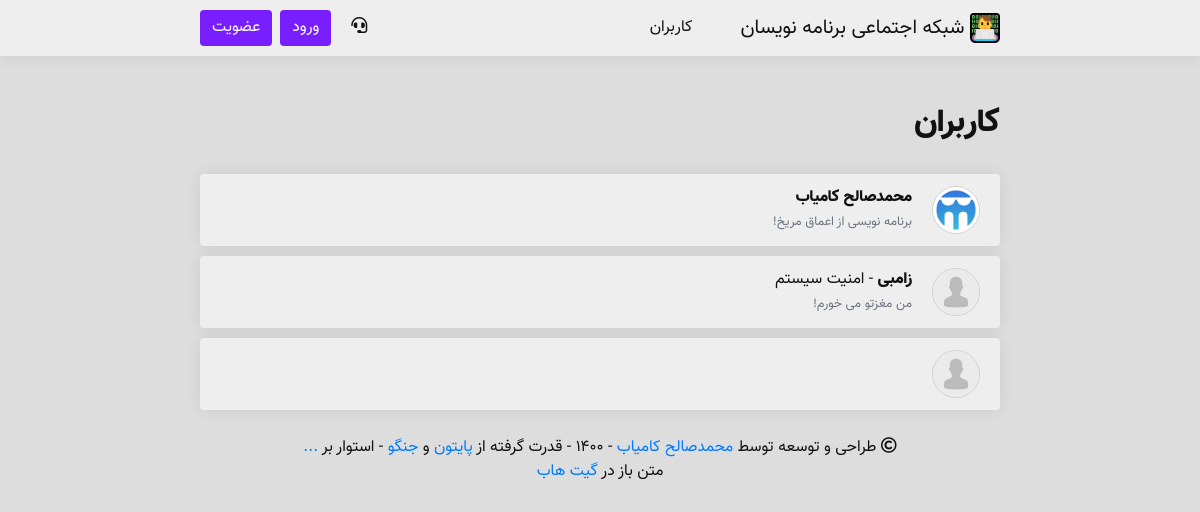
The app's page /user/all/?page=1/ with its own data.
### main/models.py (models this page shows, shortened)
class Person(models.Model):
    YEARS = []
    for year in range(1330, 1395):
        YEARS.append((str(year), str(year)),)
    YEARS = tuple(YEARS)
    user = models.OneToOneField(
        User,
        on_delete=models.CASCADE,
        null=True,
        verbose_name='کاربر'
    )
    username = models.CharField(
        max_length=50,
        verbose_name='نام کاربری'
    )
    avatar = models.ImageField(
        upload_to='avatars/',
        blank=True,
        verbose_name='آواتار'
    )
    name = models.CharField(
        max_length=50,
        verbose_name='نام'
    )
    public_email = models.CharField(
        max_length=100,
        null=True,
        blank=True,
        verbose_name='پست الکترونیک'
    )
    mobile = models.CharField(
        max_length=11,
        null=True,
        blank=True,
        verbose_name='شماره تماس'
    )
    description = models.CharField(
        max_length=200,
        null=True,
        blank=True,
        verbose_name='توضیحات'
    )
    year_of_born = models.CharField(
        max_length=4,
        choices=YEARS,
        null=True,
        blank=True,
        verbose_name='سال تولد'
    )
    gender = models.CharField(
        max_length=10,
        null=True,
        blank=True,
        verbose_name='جنسیت'
    )
    join_time = jmodels.jDateTimeField(
        default=timezone.now,
        verbose_name='زمان عضویت'
    )
    work = models.CharField(
        max_length=50,
        null=True,
        blank=True,
        verbose_name='تخصص'
    )
    skills = models.ManyToManyField(
        'Skill',
        blank=True,
        verbose_name='مهارت‌ها'
    )
    rezome = models.TextField(
        default='',
        null=True,
        blank=True,
        verbose_name='رزومه'
    )
    liked_posts = models.ManyToManyField(
        'Post',
        blank=True,
        verbose_name='لایک‌ها'
    )
    viewed_posts = models.ManyToManyField(
        'Post',
        related_name='views_post',
        blank=True,
        verbose_name='مطالب مشاهده شده'
    )
    following = models.ManyToManyField(
        'Person',
        blank=True,
        verbose_name='دنبال شوندگان'
    )
    len_following = models.CharField(
        max_length=10,
        default=0,
        verbose_name='تعداد دنبال شوندگان'
    )
    followers = models.ManyToManyField(
        'Person',
        related_name='folllowers',
        blank=True,
        verbose_name='دنبال کنندگان'
    )
    len_followers = models.CharField(
        max_length=10,
        default=0,
        verbose_name='تعداد دنبال کنندگان'
    )
    github = models.URLField(
        null=True,
        blank=True,
        verbose_name='گیت هاب'
    )
    gitlab = models.URLField(
        null=True,
        blank=True,
        verbose_name='گیت لب'
    )
    stackowerflow = models.URLField(
        null=True,
        blank=True,
        verbose_name='استک اورفلو'
    )
    linkedin = models.URLField(
        null=True,
        blank=True,
        verbose_name='لینکدین'
    )
    dev = models.URLField(
        null=True,
        blank=True,
        verbose_name='جامعه دِو'
    )
    website = models.URLField(
        null=True,
        blank=True,
        verbose_name='وبسایت'
    )
    class Meta:
        verbose_name = 'فرد'
        verbose_name_plural = 'افراد'

### persons/views.py (the view)
# urls.py: path('all/?page=<int:page>/', views.all_persons, name = 'all_persons'),
def all_persons(request, page):
    authenticated_user = get_authenticated_user(request)
    persons = Person.objects.all() # Get all persons
    paginate = Paginator(persons, 3)
    context = {
        'authenticated_user': authenticated_user,
        'new_notifications': get_new_notifications(authenticated_user),
        'persons': paginate.page(page),
        'current_url': str('/user/all/%3Fpage=1/').replace('/', '%2F'),
    }
    return render(request, 'person/list.html', context)

### main/functions.py (called while the page is built, shortened)
def get_authenticated_user(request):
    if request.user.is_authenticated:
        return Person.objects.get(username=request.user.username)
    return None

def get_new_notifications(authenticated_user):
    return 0

### media/template/person/list.html (shortened to what this page needs)
{% extends 'main.html' %}
{% load static %}
{% block body %}
<h2>کاربران</h2><br/>
<ul class="infinite-container" style="list-style-type: none; padding-right: 0;">
    {% for person in persons.object_list %}
        <li class="infinite-item">
            <div class="body  border-gray">
                <div style="display: table;">
                    <div style="display: inline-block;">
                        <a href="{% url 'person:profile_detail' person.username %}">
                            {% if person.avatar.url != None %}
                                <img class="avatar border-gray " src="{{ person.avatar.url }}" width="48px" height="48px" class=" border-gray" style="border-style: solid; border-width: 1px;">
                            {% else %}
                                <img class="avatar  border-gray" type="button" src="/cloud/avatars/default_avatar.png/" width="48px" height="48px" style="border-style: solid; border-width: 1px;">
                            {% endif %}
                        </a>
                    </div>
                    <div style="display: table-cell; vertical-align: middle; padding-right: 20px;">
                        <p style="margin-bottom: 0;">
                            <a class="person-name" href="{% url 'person:profile_detail' person.username %}">
                                {{ person.name }}
                            </a>
                            {% if person.work != None %}
                                - {{ person.work }}
                            {% endif %}
                        </p>
                        {% if person.description != None %}
                            <small class="text-muted">{{ person.description }}</small>
                        {% endif %}
                    </div>
                </div>
            </div>
        </li>
    {% endfor %}
</ul>
{% endblock %}

### media/static/css/style.css (style rules this page uses)
:root { --primary: #791FFF; --primary-hover: #5115aa; --primary-shadow: #791FFF50; --dark: #111; --body-background: #ddd; --light: #eee; --light-hover: #fff; --border-color: rgba(0, 0, 0, 0.125); }
body { font-family: Vazir FD; text-align: right; background: var(--body-background); color: var(--dark) }
h1, h2, h3, h4, h5, h6 { font-family: Vazir Black FD; }
.body { border-radius: .25rem; padding: .75rem 1.25rem; background-color: var(--light); box-shadow: 0 0 1rem 0 rgba(0, 0, 0, .075); width: 100%; margin-bottom: 10px; overflow-wrap: break-word; }
.body img { max-width: 100%; border-radius: .25rem; margin-top: .75rem; margin-bottom: .75rem; }
a, p, img, h1, h2, h3, h4, h5, h6 { transition: .3s; color: var(--dark); text-decoration: none !important; }
a { color: #007bff; }
.person-name { font-family: Vazir Black FD; text-decoration: none; color: var(--dark); }
.avatar { max-width: unset !important; border-radius: 100% !important; margin-top: 0 !important; margin-bottom: 0 !important; }
.border-gray { border-color: var(--border-color); border-width: 0; }
html { scroll-behavior: smooth; }

### records on screen
Person: avatar (picture), name "محمدصالح کامیاب", description "برنامه نویسی از اعماق مریخ!"
Person: name "زامبی", work "امنیت سیستم", description "من مغزتو می خورم!"
